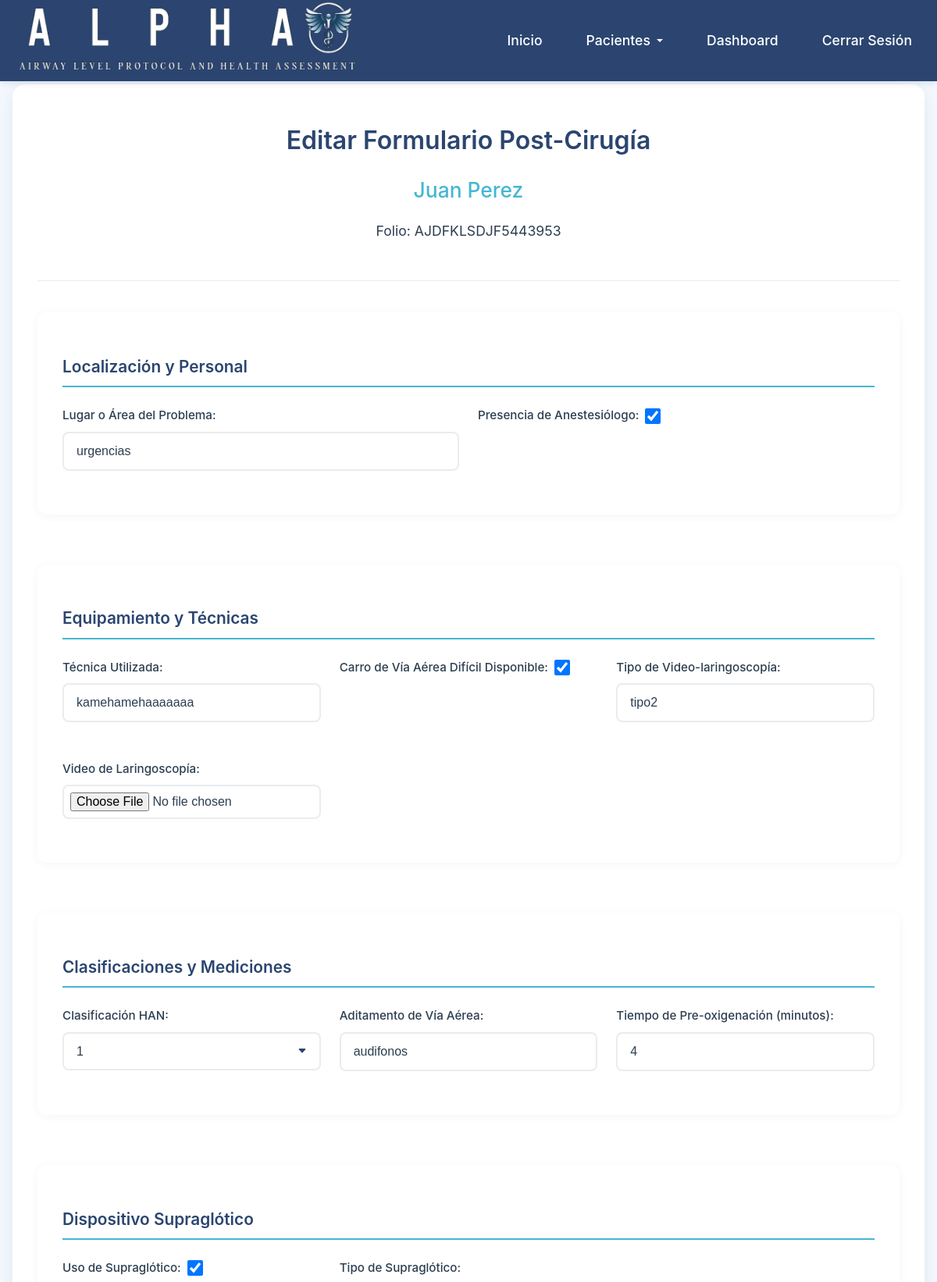
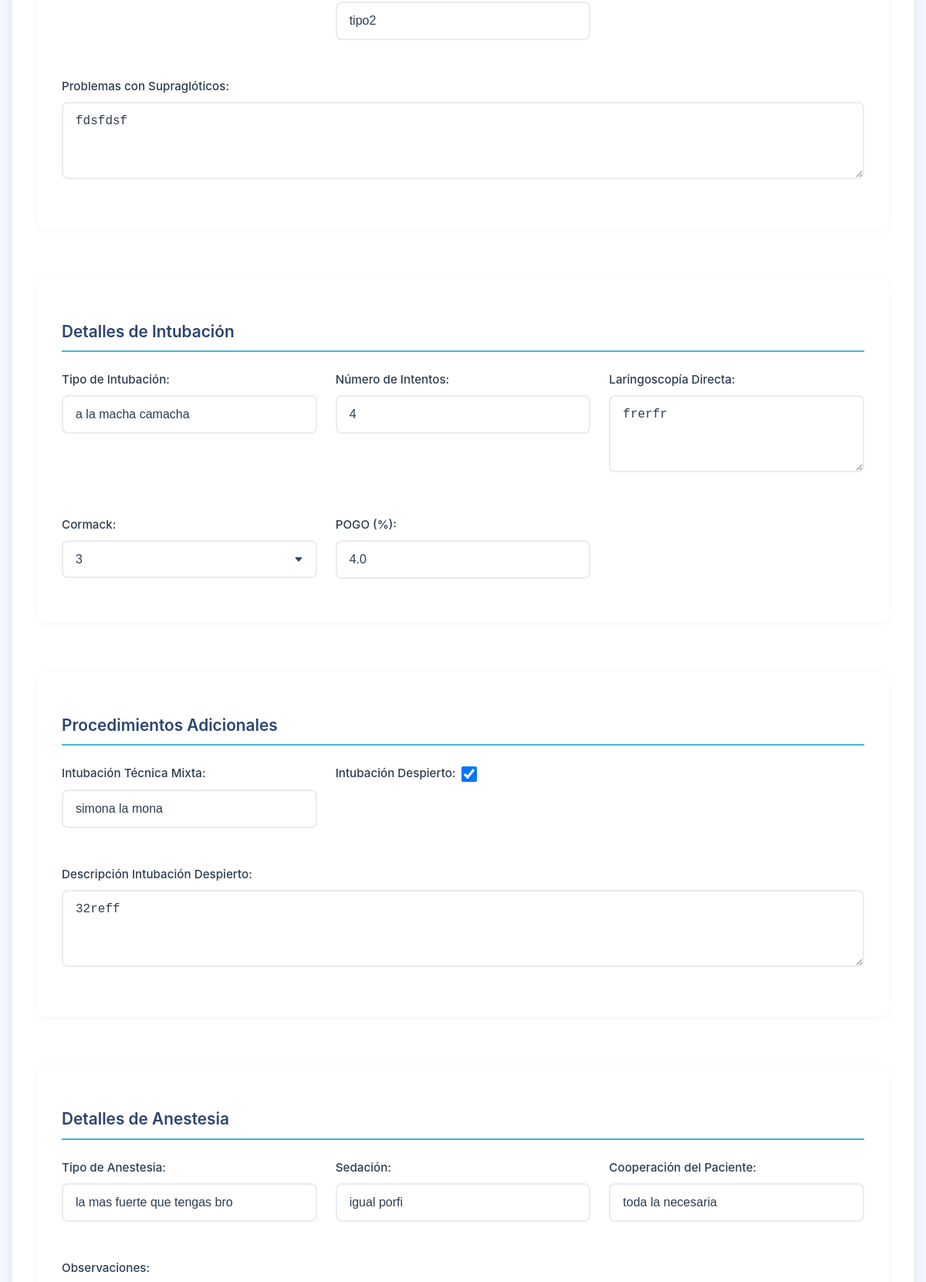
The app's page /pacientes/postsurgery/PRE-AJDFKLSDJF5443953/editar/ (signed in, upper part) with its own data (2 pictures, top to bottom).
### website/models.py (models this page shows, shortened)
class Patient(models.Model):
    id_paciente = models.UUIDField(
        primary_key=True,
        default=uuid.uuid4,
        editable=False,
        verbose_name=_("ID Paciente")
    )
    folio_hospitalizacion = models.CharField(
        max_length=50,
        unique=True,
        verbose_name=_("Folio Hospitalización")
    )
    nombres = models.CharField(
        max_length=100,
        verbose_name=_("Nombres")
    )
    apellidos = models.CharField(
        max_length=100,
        verbose_name=_("Apellidos")
    )
    fecha_nacimiento = models.DateField(
        verbose_name=_("Fecha de Nacimiento")
    )
    medico = models.ForeignKey(
        settings.AUTH_USER_MODEL,
        on_delete=models.PROTECT,
        verbose_name=_("Médico Tratante")
    )
    codigo_barras = models.ImageField(
        upload_to='codigos_barra/%Y/%m/',
        verbose_name=_("Código de Barras")
    )
    fecha_registro = models.DateTimeField(
        auto_now_add=True,
        verbose_name=_("Fecha de Registro")
    )
    ultima_actualizacion = models.DateTimeField(
        auto_now=True,
        verbose_name=_("Última Actualización")
    )
    activo = models.BooleanField(
        default=True,
        verbose_name=_("Activo")
    )
    class Meta:
        verbose_name = _("Paciente")
        verbose_name_plural = _("Pacientes")
        ordering = ['-fecha_registro']
        indexes = [
            models.Index(fields=['folio_hospitalizacion']),
            models.Index(fields=['medico', 'fecha_registro'])
        ]

class PostDuringSurgeryForm(models.Model):
    HAN_CHOICES = [(i, str(i)) for i in range(5)]  # 0-4
    CORMACK_CHOICES = [(i, str(i)) for i in range(1, 5)]  # 1-4
    folio_hospitalizacion = models.OneToOneField(
        PreSurgeryForm,
        on_delete=models.CASCADE,
        primary_key=True,
        verbose_name="Folio Hospitalización",
        related_name='post_surgery_form'  # Add this if not present
    )
    lugar_problema = models.CharField( #check
        max_length=200,
        verbose_name="Lugar o Área del Problema"
    )
    presencia_anestesiologo = models.BooleanField( #check
        verbose_name="Presencia de Anestesiólogo"
    )
    tecnica_utilizada = models.CharField( #check
        max_length=200,
        verbose_name="Técnica Utilizada"
    )
    carro_via_aerea = models.BooleanField( #check
        verbose_name="Carro de Vía Aérea Difícil Disponible"
    )
    tipo_video_laringoscopia = models.CharField( #check
        max_length=100,
        blank=True,
        verbose_name="Tipo de Video-laringoscopía"
    )
    video_laringoscopia = models.FileField(
        upload_to='video_laringoscopia/',
        blank=True,
        verbose_name="Video de Laringoscopía"
    )
    clasificacion_han = models.IntegerField( #check
        choices=HAN_CHOICES,
        validators=[MinValueValidator(0), MaxValueValidator(4)],
        verbose_name="Clasificación HAN"
    )
    aditamento_via_aerea = models.CharField( #check
        max_length=200,
        verbose_name="Aditamento de Vía Aérea"
    )
    tiempo_preoxigenacion = models.IntegerField( #check
        verbose_name="Tiempo de Pre-oxigenación (minutos)"
    )
    uso_supraglotico = models.BooleanField( #check
        verbose_name="Uso de Supraglótico"
    )
    tipo_supraglotico = models.CharField( #check
        max_length=100,
        blank=True,
        verbose_name="Tipo de Supraglótico"
    )
    problemas_supragloticos = models.TextField( #check
        blank=True,
        verbose_name="Problemas con Supraglóticos"
    )
    tipo_intubacion = models.CharField( #check
        max_length=100,
        verbose_name="Tipo de Intubación"
    )
    numero_intentos = models.IntegerField( #check
        validators=[MinValueValidator(1)],
        verbose_name="Número de Intentos"
    )
    laringoscopia_directa = models.TextField( #check
        verbose_name="Laringoscopía Directa"
    )
    cormack = models.IntegerField( #check
        choices=CORMACK_CHOICES,
        validators=[MinValueValidator(1), MaxValueValidator(4)],
        verbose_name="Cormack"
    )
    pogo = models.FloatField( #check
        validators=[MinValueValidator(0), MaxValueValidator(100)],
        verbose_name="POGO (%)"
    )
    intubacion_tecnica_mixta = models.CharField(  #check
        max_length=200,
        blank=True,
        verbose_name="Intubación Técnica Mixta"
    )
    intubacion_despierto = models.BooleanField( #check
        verbose_name="Intubación Despierto"
    )
    descripcion_intubacion_despierto = models.TextField( #check
        blank=True,
        verbose_name="Descripción Intubación Despierto"
    )
    tipo_anestesia = models.CharField( #check
        max_length=200,
        verbose_name="Tipo de Anestesia"
    )
    sedacion = models.CharField( #check
        max_length=200,
        verbose_name="Sedación"
    )
    observaciones = models.TextField( # no salio en la pagina
        blank=True,
        verbose_name="Observaciones"
    )
    cooperacion_paciente = models.CharField( #check
        max_length=200,
        verbose_name="Cooperación del Paciente"
    )
    algoritmo_no_intubacion = models.BooleanField( # no salio en la pagina
        verbose_name="Algoritmo No Intubación"
    )
    crico_tiroidotomia = models.BooleanField( # no salio en la pagina
        verbose_name="Crico-tiroidotomía"
    )
    traqueostomia_percutanea = models.BooleanField( # no salio en la pagina
        verbose_name="Traqueostomía Percutánea"
    )
    complicaciones = models.TextField( #check
        blank=True,
        verbose_name="Complicaciones"
    )
    resultado_final = models.TextField( #check
        verbose_name="Resultado Final"
    )
    fotos_videos = models.FileField( # no salio en la pagina
        upload_to='fotos_videos_cirugia/',
        blank=True,
        verbose_name="Fotos o Videos Relacionados"
    )
    morbilidad = models.BooleanField(default=False)
    descripcion_morbilidad = models.TextField( #check
        blank=True,
        verbose_name="Descripción Morbilidad"
    )
    mortalidad = models.BooleanField(default=False)
    descripcion_mortalidad = models.TextField(
        blank=True,
        verbose_name="Descripción Mortalidad"
    )
    nombre_anestesiologo = models.CharField( #check
        max_length=200,
        verbose_name="Nombre del Anestesiólogo"
    )
    cedula_profesional = models.CharField( #check
        max_length=50,
        verbose_name="Cédula Profesional"
    )
    especialidad = models.CharField( #check
        max_length=100,
        verbose_name="Especialidad"
    )
    nombre_residente = models.CharField(
        max_length=200,
        blank=True,  # Allow blank
        null=True,   # Allow null
        default='',  # Default to empty string
        verbose_name='Nombre del Residente'
    )
    class Meta:
        verbose_name = _("Post-During Surgery Form")
        verbose_name_plural = _("Post-During Surgery Forms")

### website/views.py (the view)
@login_required
def postsurgery_update(request, pk):
    postsurgery = get_object_or_404(PostDuringSurgeryForm, folio_hospitalizacion__folio_hospitalizacion=pk)
    patient = Patient.objects.get(folio_hospitalizacion=pk.replace('PRE-', ''))
    if patient.medico != request.user and not request.user.is_staff:
        messages.error(request, _('No tienes permiso para editar este formulario.'))
        return redirect('patient-detail', pk=patient.id_paciente)
    if request.method == 'POST':
        form = PostSurgeryCreateForm(request.POST, request.FILES, instance=postsurgery)
        if form.is_valid():
            try:
                form.save()
                messages.success(request, _('Formulario post-quirúrgico actualizado exitosamente.'))
                return redirect('postsurgery-detail', pk=pk)
            except Exception as e:
                messages.error(request, f'Error al actualizar el formulario: {str(e)}')
        else:
            messages.error(request, _('Por favor corrija los errores en el formulario.'))
    else:
        form = PostSurgeryCreateForm(instance=postsurgery)
    return render(request, 'postsurgery_form.html', {
        'form': form,
        'patient': patient,
        'postsurgery': postsurgery
    })

### website/templates/postsurgery_form.html (shortened to what this page needs)
{% extends "base.html" %}
{% load static %}
{% block extra_css %}
<link rel="stylesheet" href="{% static 'css/postsurgery_form.css' %}">
{% endblock %}
{% block content %}
<div class="section surgery-form-section">
    <div class="container">
        <div class="surgery-form-container aos-init aos-animate" data-aos="fade-up">
            <div class="form-header">
                <h1 class="form-title">
                    {% if postsurgery %}
                        Editar Formulario Post-Cirugía
                    {% else %}
                        Nuevo Formulario Post-Cirugía
                    {% endif %}
                </h1>
                <div class="patient-info">
                    <h2>{{ patient.nombres }} {{ patient.apellidos }}</h2>
                    <p>Folio: {{ patient.folio_hospitalizacion }}</p>
                </div>
            </div>
            <form method="post" enctype="multipart/form-data" action="{% if postsurgery %}{% url 'postsurgery-update' postsurgery.folio_hospitalizacion.folio_hospitalizacion %}{% else %}{% url 'postsurgery-create' patient.id_paciente %}{% endif %}">
                <div class="form-sections">
                    <div class="form-section">
                        <h3>Localización y Personal</h3>
                        <div class="form-grid">
                            <div class="form-group">
                                {{ form.lugar_problema.label_tag }}
                                {{ form.lugar_problema }}
                            </div>
                            <div class="form-group checkbox-group">
                                {{ form.presencia_anestesiologo.label_tag }}
                                {{ form.presencia_anestesiologo }}
                            </div>
                        </div>
                    </div>
                    <div class="form-section">
                        <h3>Equipamiento y Técnicas</h3>
                        <div class="form-grid">
                            <div class="form-group">
                                {{ form.tecnica_utilizada.label_tag }}
                                {{ form.tecnica_utilizada }}
                            </div>
                            <div class="form-group checkbox-group">
                                {{ form.carro_via_aerea.label_tag }}
                                {{ form.carro_via_aerea }}
                            </div>
                            <div class="form-group">
                                {{ form.tipo_video_laringoscopia.label_tag }}
                                {{ form.tipo_video_laringoscopia }}
                            </div>
                            <div class="form-group">
                                {{ form.video_laringoscopia.label_tag }}
                                {{ form.video_laringoscopia }}
                            </div>
                        </div>
                    </div>
                    <div class="form-section">
                        <h3>Clasificaciones y Mediciones</h3>
                        <div class="form-grid">
                            <div class="form-group">
                                {{ form.clasificacion_han.label_tag }}
                                {{ form.clasificacion_han }}
                            </div>
                            <div class="form-group">
                                {{ form.aditamento_via_aerea.label_tag }}
                                {{ form.aditamento_via_aerea }}
                            </div>
                            <div class="form-group">
                                {{ form.tiempo_preoxigenacion.label_tag }}
                                {{ form.tiempo_preoxigenacion }}
                            </div>
                        </div>
                    </div>
                    <div class="form-section">
                        <h3>Dispositivo Supraglótico</h3>
                        <div class="form-grid">
                            <div class="form-group checkbox-group">
                                {{ form.uso_supraglotico.label_tag }}
                                {{ form.uso_supraglotico }}
                            </div>
                            <div class="form-group">
                                {{ form.tipo_supraglotico.label_tag }}
                                {{ form.tipo_supraglotico }}
                            </div>
                            <div class="form-group full-width">
                                {{ form.problemas_supragloticos.label_tag }}
                                {{ form.problemas_supragloticos }}
                            </div>
                        </div>
                    </div>
                    <div class="form-section">
                        <h3>Detalles de Intubación</h3>
                        <div class="form-grid">
                            <div class="form-group">
                                {{ form.tipo_intubacion.label_tag }}
                                {{ form.tipo_intubacion }}
                            </div>
                            <div class="form-group">
                                {{ form.numero_intentos.label_tag }}
                                {{ form.numero_intentos }}
                            </div>
                            <div class="form-group">
                                {{ form.laringoscopia_directa.label_tag }}
                                {{ form.laringoscopia_directa }}
                            </div>
                            <div class="form-group">
                                {{ form.cormack.label_tag }}
                                {{ form.cormack }}
                            </div>
                            <div class="form-group">
                                {{ form.pogo.label_tag }}
                                {{ form.pogo }}
                            </div>
                        </div>
                    </div>
                    <div class="form-section">
                        <h3>Procedimientos Adicionales</h3>
                        <div class="form-grid">
                            <div class="form-group">
                                {{ form.intubacion_tecnica_mixta.label_tag }}
                                {{ form.intubacion_tecnica_mixta }}
                            </div>
                            <div class="form-group checkbox-group">
                                {{ form.intubacion_despierto.label_tag }}
                                {{ form.intubacion_despierto }}
                            </div>
                            <div class="form-group full-width">
                                {{ form.descripcion_intubacion_despierto.label_tag }}
                                {{ form.descripcion_intubacion_despierto }}
                            </div>
                        </div>
                    </div>
                    <div class="form-section">
                        <h3>Detalles de Anestesia</h3>
                        <div class="form-grid">
                            <div class="form-group">
                                {{ form.tipo_anestesia.label_tag }}
                                {{ form.tipo_anestesia }}
                            </div>
                            <div class="form-group">
                                {{ form.sedacion.label_tag }}
                                {{ form.sedacion }}
                            </div>
                            <div class="form-group">
                                {{ form.cooperacion_paciente.label_tag }}
                                {{ form.cooperacion_paciente }}
                            </div>
                            <div class="form-group full-width">
                                {{ form.observaciones.label_tag }}
                            </div>
                        </div>
                    </div>
                </div>
            </form>
        </div>
    </div>
</div>
{% endblock %}

### records on screen
Patient: nombres "Juan", apellidos "Perez", folio_hospitalizacion "AJDFKLSDJF5443953"
PostDuringSurgeryForm: lugar_problema "urgencias", presencia_anestesiologo "☑", tecnica_utilizada "kamehamehaaaaaaa", carro_via_aerea "☑", tipo_video_laringoscopia "tipo2", clasificacion_han "1", aditamento_via_aerea "audifonos", tiempo_preoxigenacion "4", uso_supraglotico "☑", tipo_supraglotico "tipo2", problemas_supragloticos "fdsfdsf", tipo_intubacion "a la macha camacha", numero_intentos "4", laringoscopia_directa "frerfr", cormack "3", pogo "4.0", intubacion_tecnica_mixta "simona la mona", intubacion_despierto "☑", descripcion_intubacion_despierto "32reff", tipo_anestesia "la mas fuerte que tengas bro", sedacion "igual porfi", cooperacion_paciente "toda la necesaria"
